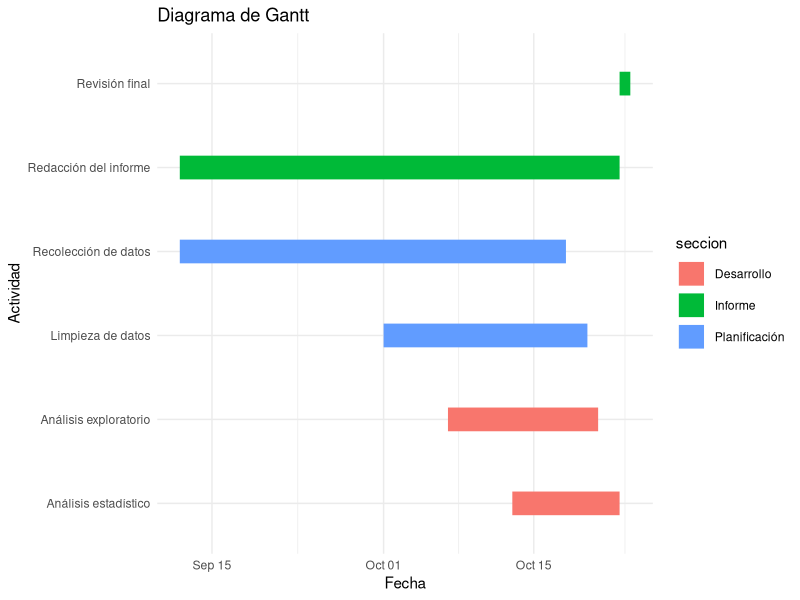
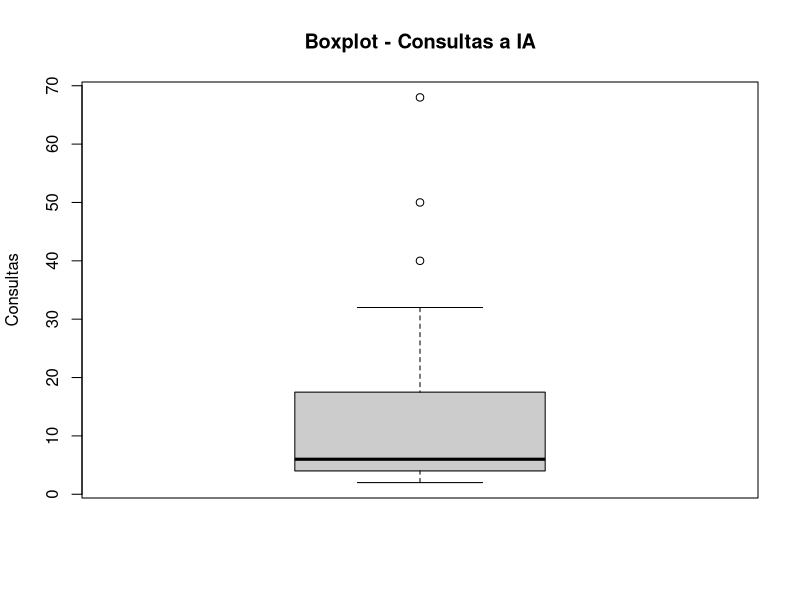
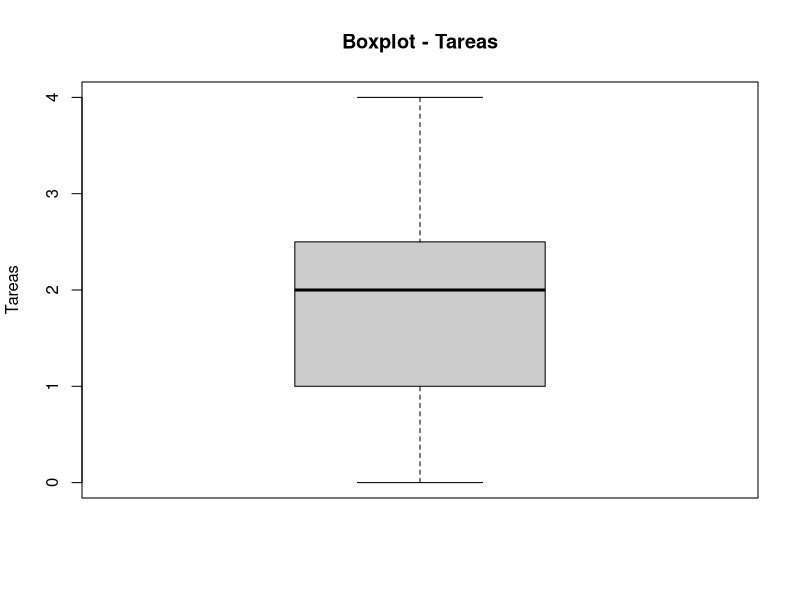
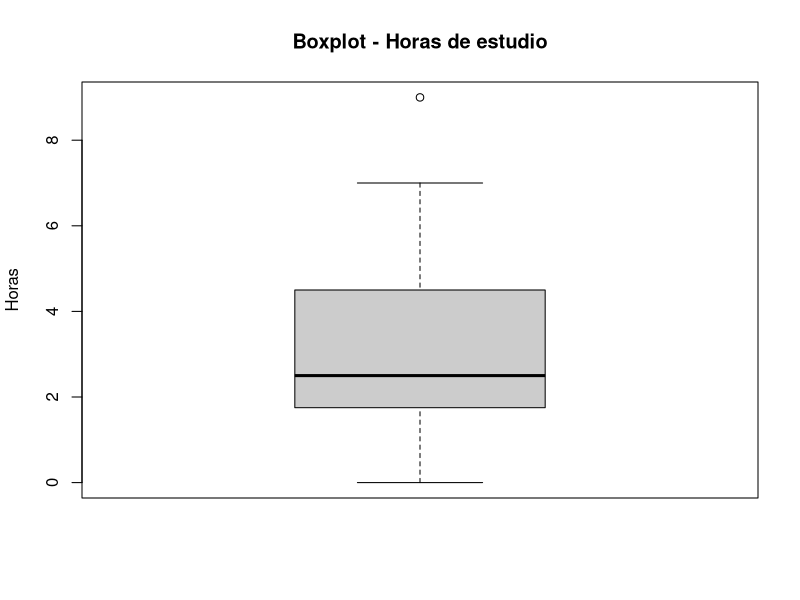
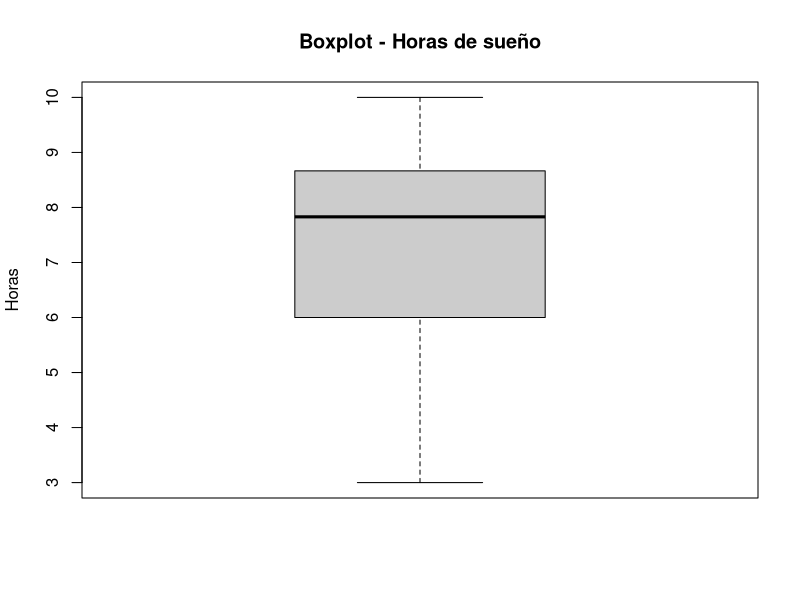
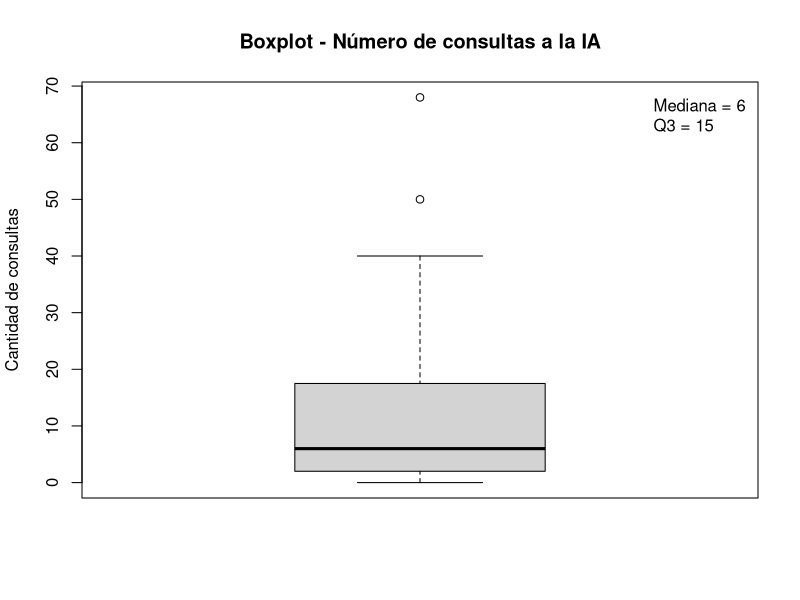
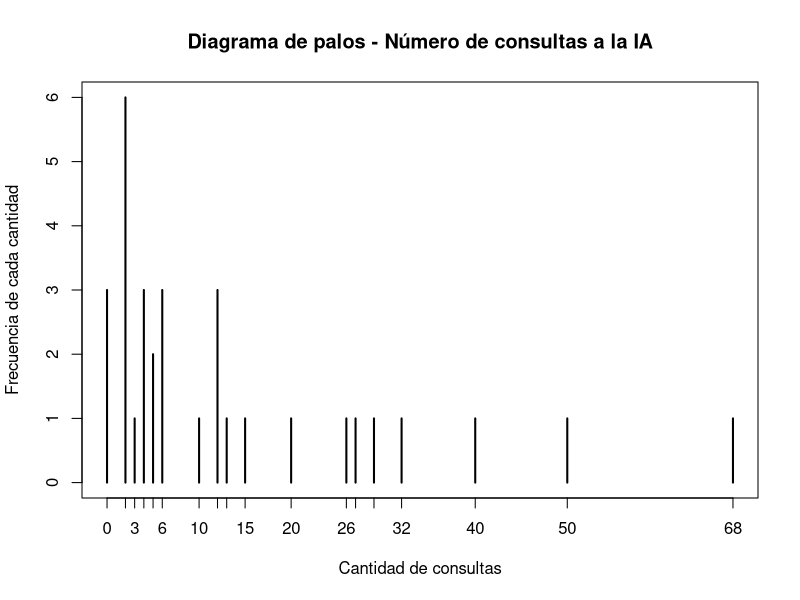
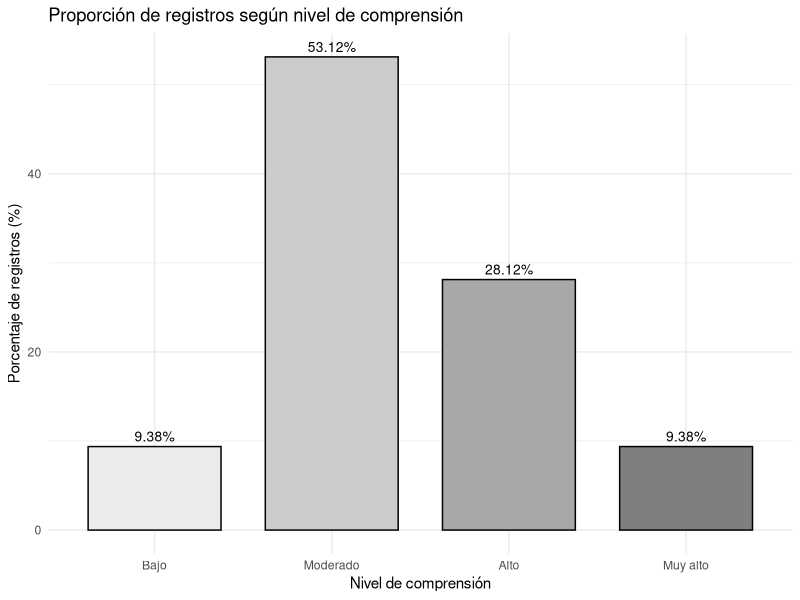

Generate these figures, in order, with R:
## ---- chunk 1
library(ggplot2)

tareas <- data.frame(
  tarea = c(
    "Recolección de datos",
    "Limpieza de datos",
    "Análisis exploratorio",
    "Análisis estadístico",
    "Redacción del informe",
    "Revisión final"
  ),
  inicio = as.Date(c(
    "2026-09-12", "2026-10-01", "2026-10-07", "2026-10-13", "2026-09-12", "2026-10-23"
  )),
  fin = as.Date(c(
    "2026-10-18", "2026-10-20", "2026-10-21", "2026-10-23", "2026-10-23", "2026-10-24"
  )),
  seccion = c(
    "Planificación",
    "Planificación",
    "Desarrollo",
    "Desarrollo",
    "Informe",
    "Informe"
  )
)

ggplot(tareas,
       aes(x = inicio,
           xend = fin,
           y = tarea,
           yend = tarea,
           color = seccion)) +
  geom_segment(linewidth = 8) +
  labs(title = "Diagrama de Gantt",
       x = "Fecha",
       y = "Actividad") +
  theme_minimal()
## ---- chunk 2
library(readr)
library(dplyr)
library(tidyverse)
library(ggplot2)

DF <- read_csv("RespuestasDiario.csv")
## ---- chunk 3
names(DF)
DFL <- DF
## ---- chunk 4
DFL %>% rename(hora = `Marca temporal`
               , consultas = `¿Cuántas consultas a una IA realizaste hoy?`
               , uso = `¿Cuál fue el uso principal que le diste a la IA hoy?`
               , satisfaccion = `¿Qué nivel de satisfacción tienes con tu avance académico de hoy?`
               , tareas = `¿En cuántas tareas de hoy el uso de la IA te ahorró tiempo?`
               , curso = `¿Cuál es el código del curso sobre el que hiciste la mayoría de tus consultas a la IA hoy?`
               , estudio = `¿Cuántas horas efectivas de estudio acumulaste el día de hoy?`
               , sueno = `¿Cuántas horas dormiste la noche pasada?`
               , comprension = `¿Qué nivel de comprensión tuviste de las actividades académicas que realizaste hoy?`
               , email = `Dirección de correo electrónico`) -> DFL
## ---- chunk 5
DFL <- DFL[, c("hora", "consultas", "uso", "satisfaccion", "tareas", "curso", "estudio", "sueno", "comprension", "email")]
names(DFL)
## ---- chunk 6
DFAuxiliar <- read_csv("CorreosGrupo.csv")
## ---- chunk 7
DFL <- inner_join(DFL, DFAuxiliar, by = "email")
## ---- chunk 8
dim(DFL)
head(DFL)
sapply(DFL, class)
## ---- chunk 9
colSums(is.na(DFL))
## ---- chunk 10
round(colSums(is.na(DFL)) / nrow(DFL) * 100, 2)
## ---- chunk 11
sum(DFL$consultas == 0, na.rm = TRUE)
## ---- chunk 12
sum(DFL$tareas == 0, na.rm = TRUE)
## ---- chunk 13
sum(DFL$estudio == 0, na.rm = TRUE)
## ---- chunk 14
sum(DFL$sueno == 0, na.rm = TRUE)
## ---- chunk 15
unique(DFL$comprension)
## ---- chunk 16
length(unique(DFL$sueno))
unique(DFL$sueno)
## ---- chunk 17
length(unique(DFL$estudio))
unique(DFL$estudio)
## ---- chunk 18
length(unique(DFL$curso))
## ---- chunk 19
length(unique(DFL$tareas))
sort(unique(DFL$tareas))
## ---- chunk 20
unique(DFL$satisfaccion)
## ---- chunk 21
length(unique(DFL$uso))
## ---- chunk 22
length(unique(DFL$consultas))
## ---- chunk 23

#Se hace el filtrado por horas teniendo en cuenta que se guarda en el formato de 24 horas por lo que solo acotamos desde 21.5 o sea 9:30 

DFL1<-DFL%>%filter(!(((hour(dmy_hms(hora)) + minute(dmy_hms(hora))/60) < 21.5))) %>% 

# en caso de superesswarnings es para evitar que arroje errores en consultas debido a que permite ingreso de datos vacíos por lo que se trata de convertir a numero y de ahí vemos si es NA e invirtiendo mediante ! para quedarnos con los que si cumplan eso  
  
filter(!is.na(suppressWarnings(as.numeric(consultas))), 

# Repetimos el mismo tipo de filtrado con respecto a la variable tareas, sueno y estudio 

!is.na(suppressWarnings(as.numeric(tareas))),                                   
!is.na(suppressWarnings(as.numeric(estudio))),                           !is.na(suppressWarnings(as.numeric(sueno))))%>% 
  
#verificamos que las consultas y tareas sean números enteros 

filter(as.numeric(consultas)%%1==0, 
       as.numeric(tareas)%%1==0)

## ---- chunk 24
  DF2<-DFL1%>%mutate(
  
  # se arma el primer filtro para normalizar uso
  uso_= chartr("áéíóúÁÉÍÓÚ", "aeiouAEIOU", tolower(uso)),
  
  # el segundo filtro para la búsqueda de palabras clave 
  usoC= str_detect(uso_,regex("\\b(ia|no|use|ningun[oa])\\b",ignore_case = TRUE)),
  
  # el tercer filtro ayuda a buscar datos no validos y validar los mismos
  cursoC = is.na(curso) | str_detect(curso, "^[ -]*$") | 
  str_detect(curso, "^[A-Za-z]{2}\\d{4}$"),
  
  # el cuarto filtro verifica las consultas y une con validacion de curso
  filtro=!usoC&cursoC&(as.numeric(consultas)>0|as.numeric(tareas)>0),
  
  # se aplica el filtro para cada dato relacionado
  uso = if_else(filtro, uso,NA_character_),
  
  consultas=if_else(filtro,consultas,NA_integer_),   
  
  tareas= if_else(filtro,tareas,NA_integer_),
  
  curso = if_else(filtro,curso,NA_character_)
  ) %>% select(-filtro, -usoC,-cursoC,-uso_)  
# después se borra las columnas auxiliares     
DF2$curso<-toupper(DF2$curso)
DF2$uso<-tolower(DF2$uso)
## ---- chunk 25
# Número de consultas a IA
boxplot(DF2$consultas,
        main = "Boxplot - Consultas a IA",
        ylab = "Consultas",
        col = "gray80")

boxplot.stats(DF2$consultas)$out
## ---- chunk 26
# Número de tareas donde la IA ahorró tiempo
boxplot(DF2$tareas,
        main = "Boxplot - Tareas",
        ylab = "Tareas",
        col = "gray80")

boxplot.stats(DF2$tareas)$out
## ---- chunk 27
# Horas efectivas de estudio
boxplot(DF2$estudio,
        main = "Boxplot - Horas de estudio",
        ylab = "Horas",
        col = "gray80")
        
boxplot.stats(DF2$estudio)$out
## ---- chunk 28
# Horas de sueño
boxplot(DF2$sueno,
        main = "Boxplot - Horas de sueño",
        ylab = "Horas",
        col = "gray80")

boxplot.stats(DF2$sueno)$out
## ---- chunk 29
# Variabilidad de las consultas
range(DF2$consultas, na.rm = TRUE)
var(DF2$consultas, na.rm = TRUE)
sd(DF2$consultas, na.rm = TRUE)
IQR(DF2$consultas, na.rm = TRUE)
sd(DF2$consultas, na.rm = TRUE) / mean(DF2$consultas, na.rm = TRUE)
## ---- chunk 30
# Variabilidad de las tareas
range(DF2$tareas, na.rm = TRUE)
var(DF2$tareas, na.rm = TRUE)
sd(DF2$tareas, na.rm = TRUE)
IQR(DF2$tareas, na.rm = TRUE)
sd(DF2$tareas, na.rm = TRUE) / mean(DF2$tareas, na.rm = TRUE)
## ---- chunk 31
# Variabilidad de las horas de estudio
range(DF2$estudio, na.rm = TRUE)
var(DF2$estudio, na.rm = TRUE)
sd(DF2$estudio, na.rm = TRUE)
IQR(DF2$estudio, na.rm = TRUE)
sd(DF2$estudio, na.rm = TRUE) / mean(DF2$estudio, na.rm = TRUE)
## ---- chunk 32
# Variabilidad de las horas de sueño
range(DF2$sueno, na.rm = TRUE)
var(DF2$sueno, na.rm = TRUE)
sd(DF2$sueno, na.rm = TRUE)
IQR(DF2$sueno, na.rm = TRUE)
sd(DF2$sueno, na.rm = TRUE) / mean(DF2$sueno, na.rm = TRUE)
## ---- chunk 33
# Frecuencia del principal uso de IA (de mayor a menor)
length(unique(na.omit(DF2$uso)))
head(sort(table(DF2$uso), decreasing = TRUE), 4)
round(head(sort(prop.table(table(DF2$uso)), decreasing = TRUE), 4) * 100, 2)
## ---- chunk 34
# Frecuencia del nivel de satisfacción
table(DF2$satisfaccion)
prop.table(table(DF2$satisfaccion)) * 100
## ---- chunk 35
# Frecuencia del nivel de comprensión (en su orden natural)
niveles <- c("Muy bajo", "Bajo", "Moderado", "Alto", "Muy alto")
table(factor(DF2$comprension, levels = niveles))
prop.table(table(factor(DF2$comprension, levels = niveles))) * 100
## ---- chunk 36
tabla_NA <- data.frame(
  Variable = names(DF2),
  Cantidad_NA = colSums(is.na(DF2)),
  Porcentaje_NA = round(colSums(is.na(DF2)) / nrow(DF2) * 100, 2),
  row.names = NULL
)
tabla_NA
## ---- chunk 37
#Revisamos si los NAs están en una mismo registro
table(rowSums(is.na(DF2)))
#Impacto si eliminamos los NAs
nrow(DF2)
nrow(na.omit(DF2))
round((1 - nrow(na.omit(DF2)) / nrow(DF2)) * 100, 2)
## ---- chunk 38
# DF2 sale de DFL1 sin filtrar filas, recuperamos de DFL1 los valores que el Paso 3 convirtió a NA
nrow(DFL1) == nrow(DF2)

diagnostico <- DF2 %>%
  mutate(
    # Valores originales, antes del Paso 3
    consultas_orig = as.numeric(DFL1$consultas),
    tareas_orig    = as.numeric(DFL1$tareas),
    uso_orig       = as.character(DFL1$uso),
    curso_orig     = as.character(DFL1$curso),

    # ¿El estudiante declaró alguna actividad con IA ese día?
    hubo_actividad = consultas_orig > 0 | tareas_orig > 0,

    # Motivo por el que el registro quedó incompleto
    motivo = case_when(
      !is.na(uso)     ~ "Completo",
      !hubo_actividad ~ "Sin uso de IA",
      consultas_orig == 0 & is.na(uso_orig) ~ "Sin uso de IA",
      TRUE            ~ "Curso fuera de formato"
    )
  )

table(diagnostico$motivo)
## ---- chunk 39
# Perfil de cada grupo según las consultas que realmente declararon
diagnostico %>%
  filter(motivo != "Completo") %>%
  group_by(motivo) %>%
  summarise(
    n = n(),
    consultas_min   = min(consultas_orig),
    consultas_max   = max(consultas_orig),
    consultas_media = round(mean(consultas_orig), 1)
  )
## ---- chunk 40
DF_GesNulos <- diagnostico %>%
  mutate(
    #Indicador de uso de IA, según el motivo y no según si había NA
    uso_ia = factor(if_else(motivo != "Sin uso de IA", "Usó IA", "No usó IA"),
                    levels = c("Usó IA", "No usó IA")),

    # Si no usó IA, el valor verdadero es 0 
    # Cuantitativas discretas: 
    consultas = if_else(motivo == "Sin uso de IA", 0, consultas_orig),
    consultas= as.integer(consultas),
    tareas    = if_else(motivo == "Sin uso de IA", 0, tareas_orig),
    tareas= as.integer(tareas),
    # Cualitativa nominal
    uso   = if_else(motivo == "Sin uso de IA", "No usó IA", uso_orig),
    uso = factor(uso,levels=unique(uso)),
    

  # Solo el curso se marca como inválido; el resto de datos se conserva
    curso = case_when(
      motivo == "Sin uso de IA"          ~ "No aplica",
      motivo == "Curso fuera de formato" ~ "Sin código válido",
      TRUE                               ~ curso_orig
    ),
      curso = factor(curso,levels=unique(curso)),

    # Cuantitativas continuas
    estudio = as.numeric(estudio),
    sueno   = as.numeric(sueno),

    # Ordinal con levels
    comprension = factor(comprension,
                         levels = c("Muy bajo", "Bajo", "Moderado", "Alto", "Muy alto"),
                         ordered = TRUE),

    satisfaccion = factor(satisfaccion, levels = 1:5, ordered = TRUE),

    # Identificador
    Grupo = factor(Grupo)
  ) %>%
# Se borran las columnas que solo sirvieron para el diagnóstico
  select(-consultas_orig, -tareas_orig, -uso_orig, -curso_orig,
         -hubo_actividad, -motivo)
## ---- chunk 41
# Verificamos que no quede ningún NA ni se hayan perdido filas
sum(is.na(DF_GesNulos))
nrow(DF_GesNulos)
table(DF_GesNulos$uso_ia)
## ---- chunk 42
DF3 <- DF_GesNulos %>%
  select(consultas, uso, satisfaccion, tareas, curso,
         estudio, sueno, comprension, uso_ia)

    dim(DF3)
    sapply(DF3, function(x) class(x)[1])
    sum(is.na(DF3))
## ---- chunk 43
# Cuántas observaciones sobreviven a cada etapa del proceso
trazabilidad <- data.frame(
  Etapa = c("Base cruda (DF)", "Subset y join (DFL)", "Normalización (DFL1)",
            "Criterios (DF2)", "Gestión de nulos (DF3)"),
  Observaciones = c(nrow(DF), nrow(DFL), nrow(DFL1), nrow(DF2), nrow(DF3))
)
# Qué porcentaje de la base original representa cada etapa
trazabilidad$Retencion <- round(trazabilidad$Observaciones / nrow(DF) * 100, 2)
trazabilidad
## ---- chunk 44
# Mismo diagnóstico del Paso 1, ahora sobre la base limpia.
radiografia <- data.frame(
  Variable = names(DF3),
  Tipo = sapply(DF3, function(x) class(x)[1]),
  NA_total = colSums(is.na(DF3)),
  Porcentaje_NA = round(colSums(is.na(DF3)) / nrow(DF3) * 100, 2),
  Unicos = sapply(DF3, function(x) length(unique(x))),
  row.names = NULL
)
radiografia
## ---- chunk 45
# Conteo de ceros en cada numérica
sum(DF3$consultas == 0)
sum(DF3$tareas == 0)
sum(DF3$estudio == 0)
sum(DF3$sueno == 0)
## ---- chunk 46
# Verificamos que ninguna numérica se salga de los rangos del codebook.

data.frame(
  Variable = c("consultas", "tareas", "estudio", "sueno"),
  Restriccion = c("x >= 0", "x >= 0", "x >= 0", "0 <= x <= 24"),
  Minimo = c(min(DF3$consultas), min(DF3$tareas), min(DF3$estudio), min(DF3$sueno)),
  Maximo = c(max(DF3$consultas), max(DF3$tareas), max(DF3$estudio), max(DF3$sueno)),
  Cumple = c(all(DF3$consultas >= 0), all(DF3$tareas >= 0), all(DF3$estudio >= 0),
             all(DF3$sueno >= 0 & DF3$sueno <= 24))
)
## ---- chunk 47
# Filas idénticas en todas sus columnas
sum(duplicated(DF_GesNulos))
# El diseño es longitudinal, cada estudiante debe tener un solo registro por día.
DF_GesNulos %>%
  mutate(fecha = substr(hora, 1, 10)) %>%
  count(email, fecha) %>%
  filter(n > 1)
## ---- chunk 48
# Observaciones limpias que aportó cada grupo
DF_GesNulos %>% count(Grupo)
## ---- chunk 49
# Filtro sobre nuestro grupo
GRUPO <- 6
DF3_grupo <- DF_GesNulos %>% filter(Grupo == GRUPO)

nrow(DF3_grupo)
DF3_grupo %>% count(email)
## ---- chunk 50
n_distinct(DF_GesNulos$email)
## ---- chunk 51
sd(DF3$consultas, na.rm = T) / abs(mean(DF3$consultas, na.rm = T))
## ---- chunk 52
boxplot(DF3$consultas,
        main = "Boxplot - Número de consultas a la IA",
        ylab = "Cantidad de consultas")
legend("topright",
       legend = paste("Mediana =", median(DF3$consultas, na.rm = TRUE), "\nQ3 =", quantile(DF3$consultas, 0.75, na.rm = T, type = 3)), bty = "n")
## ---- chunk 53
plot(table(DF3$consultas),
        main = "Diagrama de palos - Número de consultas a la IA",
        xlab = "Cantidad de consultas",
        ylab = "Frecuencia de cada cantidad")
## ---- chunk 54
table(DF3$comprension)
round(prop.table(table(DF3$comprension)) * 100, 2)
round(cumsum(prop.table(table(DF3$comprension))) * 100, 2)
## ---- chunk 55
DF3 %>%
  count(comprension) %>%
  mutate(p = n / sum(n) * 100) %>%
  ggplot(aes(x = comprension, y = p, fill = comprension)) +
  geom_col(color = "black", width = 0.75) +
  geom_text(aes(label = paste0(round(p, 2), "%")), vjust = -0.5, size = 3.5) +
  scale_fill_manual(values = c("gray92", "gray80", "gray66", "gray50", "gray35")) +
  labs(title = "Proporción de registros según nivel de comprensión",
       x = "Nivel de comprensión", y = "Porcentaje de registros (%)") +
  theme_minimal() +
  theme(legend.position = "none")
## ---- chunk 56
summary(DF3$sueno)
round(sd(DF3$sueno),2)
IQR(DF3$sueno)
round(sd(DF3$sueno) / mean(DF3$sueno),2) #CV
## ---- chunk 57
boxplot(DF3$sueno,
        main = "Horas de sueño",
        ylab = "Horas",
        col = "gray80")
## ---- chunk 58
hist(DF3$sueno,
     main = "Horas de sueño",
     xlab = "Horas",
     col = "gray80",
     ylab = "Frecuencia")
axis(1, at = 0:ceiling(max(DF3$sueno)))
abline(v = mean(DF3$sueno, na.rm = TRUE), col = "firebrick", lwd = 2, lty = 2)
legend("topright",
       legend = paste("Media =", round(mean(DF3$sueno, na.rm = TRUE), 2)),
       col = "firebrick", lty = 2, lwd = 2, bty = "n")
## ---- chunk 59
boxplot(consultas ~ satisfaccion, data = DF3,
        main = "Nivel de satisfacción vs Número de consultas",
        xlab = "Nivel de satisfacción",
        ylab = "Cantidad de consultas",
        varwidth = T)
## ---- chunk 60
quantile(DF3$consultas[DF3$satisfaccion == 3], 0.3, na.rm = T, type = 3)
quantile(DF3$consultas[DF3$satisfaccion == 4], 0.3, na.rm = T, type = 3)
quantile(DF3$consultas[DF3$satisfaccion == 5], 0.3, na.rm = T, type = 3)
## ---- chunk 61
cor.test(DF3$consultas,DF3$estudio,method="spearman")
## ---- chunk 62
ggplot(DF3, aes(x = consultas, y = estudio)) +
  geom_point(color = "navy", size = 2.5) +
  labs(
    title = "Consultas vs. horas de estudio",
    x = "Consultas a la IA",
    y = "Horas de estudio"
  )
## ---- chunk 63
DFC <- DF3[DF3$uso_ia == "Usó IA", ]
DFC$curso <- toupper(DFC$curso)
DFC$uso <- as.character(DFC$uso)
DFC <- DFC[DFC$curso %in% c("CC1105", "CS2031", "CC2101", "CS2013"), ]
DFC <- DFC[DFC$uso %in% c("Resolver ejercicios", "Resumir", "Programar", "Redactar"), ]
nrow(DFC)
## ---- chunk 64
tabla <- table(DFC$curso, DFC$uso)
tabla
round(prop.table(tabla, 1) * 100, 2)
## ---- chunk 65
DFC %>%
  count(curso, uso) %>%
  group_by(curso) %>%
  mutate(p = n / sum(n) * 100) %>%
  ggplot(aes(x = curso, y = p, fill = uso)) +
  geom_col(width = 0.75) +
  geom_text(aes(label = paste0(round(p, 1), "%")),
            position = position_stack(vjust = 0.5), size = 3) +
  scale_fill_manual(values = c("gray92", "gray78", "gray64", "gray50")) +
  labs(title = "Proporción de usos de la IA según el curso",
       x = "Curso", y = "Porcentaje de registros (%)", fill = "Uso principal") +
  theme_minimal()
## ---- chunk 66
DF3 %>%
  filter(uso_ia == "Usó IA") %>%
  mutate(
    uso_g = if_else(uso %in% c("Resolver ejercicios", "Resumir",
                                "Programar", "Redactar", "No usó IA"),
                     as.character(uso), "Otros"),
    ahorro = if_else(tareas == 0, "Sin tareas ahorradas", "Con tareas ahorradas")
  ) %>%
  count(uso_g, ahorro) %>%
  tidyr::pivot_wider(names_from = ahorro, values_from = n, values_fill = 0) %>%
  {
    tabla <- .[, c("uso_g", "Sin tareas ahorradas", "Con tareas ahorradas")]
    m <- t(as.matrix(tabla[, -1]))
    colnames(m) <- tabla$uso_g
    barplot(m,
            main = "Tareas ahorradas según el uso de IA",
            ylab = "Cantidad de registros",
            xlab = "Uso principal",
            col = c("gray85", "gray45"))
    legend("topleft",
           legend = c("Sin ahorro", "Con ahorro"),
           fill = c("gray85", "gray45"),
           cex = 0.8)
  }
## ---- chunk 67
DF3 %>%
  filter(uso_ia == "Usó IA") %>%
  mutate(uso_g = if_else(uso %in% c("Resolver ejercicios", "Resumir",
                                     "Programar", "Redactar", "No usó IA"),
                          as.character(uso), "Otros")) %>%
  group_by(uso_g) %>%
  summarise(
    registros   = n(),
    ta_ahorrada = round(mean(tareas > 0, na.rm = TRUE) * 100,2),

  ) %>%
  rename(Uso = uso_g)
## ---- chunk 68
boxplot(sueno ~ comprension, data = DF3,
        main = "Sueño según comprensión",
        xlab = "Comprensión",
        ylab = "Horas de sueño",
        col = c("gray92", "gray80", "gray66", "gray50", "gray35"))
abline(h = mean(DF3$sueno, na.rm = TRUE), col = "firebrick", lwd = 2, lty = 2)
legend("topright",
       legend = paste("Media =", round(mean(DF3$sueno, na.rm = TRUE), 2)),
       col = "firebrick", lty = 2, lwd = 2, bty = "n")
## ---- chunk 69
DF3%>%group_by(comprension)%>% summarise(n=n(),
    Q1= quantile(sueno, 0.25, na.rm = TRUE),
    Mediana = quantile(sueno, 0.5 ,na.rm = TRUE),
    Q3= quantile(sueno, 0.75, na.rm = TRUE),
    RIC     = IQR(sueno, na.rm = TRUE),
    Media = mean(sueno,na.rm=TRUE),
    CV = (sd(sueno,na.rm=TRUE)/mean(sueno,na.rm=TRUE))
                                         )
## ---- chunk 70
GRUPO <- 6
DF3_grupo <- DF_GesNulos %>% filter(Grupo == GRUPO)
nrow(DF3_grupo)
## ---- chunk 71
consultas_cat <- cut(DF3$consultas,
                     breaks = c(0, 1, 11, 21, 31, Inf),
                     right = FALSE,
                     labels = c("Sin uso", "Bajo", "Moderado",
                                "Frecuente", "Muy frecuente"))

frec_con <- table(consultas_cat)
prob_con <- prop.table(frec_con)
frec_con
round(prob_con, 4)
## ---- chunk 72
sum(prob_con)
## ---- chunk 73
barplot(prob_con,
        main = "Probabilidad empírica del nivel de uso de IA",
        xlab = "Nivel de uso (según número de consultas)",
        ylab = "Probabilidad",
        col = "gray70",
        ylim = c(0, 0.6))
## ---- chunk 74
frec_sat <- table(DF3$satisfaccion)
prob_sat <- prop.table(frec_sat)
frec_sat
round(prob_sat, 4)
## ---- chunk 75
sum(prob_sat)
## ---- chunk 76
barplot(prob_sat,
        main = "Probabilidad empírica de la variable satisfacción",
        xlab = "Nivel de satisfacción (1 = muy baja, 5 = muy alta)",
        ylab = "Probabilidad",
        col = "gray70",
        ylim = c(0, 0.6))
## ---- chunk 77
P_A = nrow(DF3 %>% filter(comprension == "Alto")) / nrow(DF3)
paste("Probabilidad de A:", P_A)
## ---- chunk 78
P_B = nrow(DF3 %>% filter(5 <= consultas & consultas <= 15)) / nrow(DF3)
paste("Probabilidad de B:", P_B)
## ---- chunk 79
P_A_dado_B = nrow(DF3 %>% filter(5 <= consultas & consultas <= 15 & comprension == "Alto")) / nrow(DF3 %>% filter(5 <= consultas & consultas <= 15))

P_A_dado_B
## ---- chunk 80
P_A_inter_B<- nrow(DF3 %>% filter(5 <= consultas & consultas <= 15 & comprension == "Alto")) / nrow(DF3)
round(P_A_inter_B,2) == round(P_A* P_B,2)
round(P_A_inter_B,3) == round(P_A* P_B,3)
P_A_dado_B==P_A
## ---- chunk 81

P_A_U_B<-P_A+P_B-P_A_inter_B
P_A_comp<-1-P_A
P_B_comp<-1-P_B

#leyes de morgan

P_A_U_B_comp<-1-P_A_U_B
P_A_inter_B_comp<-1-P_A_inter_B
P_A_U_B
P_A_comp
P_B_comp
P_A_U_B_comp
P_A_inter_B_comp
## ---- chunk 82
P_B_dado_A = nrow(DF3 %>% filter(5 <= consultas & consultas <= 15 & comprension == "Alto")) / nrow(DF3 %>% filter(comprension == "Alto"))

P_B_dado_A
## ---- chunk 83
P_B_dado_noA = nrow(DF3 %>% filter(5 <= consultas & consultas <= 15 & comprension != "Alto")) / nrow(DF3 %>% filter(comprension != "Alto"))

P_B_dado_noA
## ---- chunk 84
( P_B_dado_A * P_A ) / ( P_B_dado_A * P_A + P_B_dado_noA * P_A_comp)
## ---- chunk 85
P_A_dado_B
## ---- chunk 86
exito <- DF3$consultas > 20
p <- mean(exito)
q <- 1 - p
## ---- chunk 87
N <- length(exito)
k_all <- 1:N
pmf <- dgeom(k_all - 1, p)
cdf_izq <- pgeom(k_all - 1, p)        # P(X <= k)
cdf_der <- q^(k_all - 1)              # P(X >= k)
sum(pmf)                              # validación: ≈ 1

espera <- diff(c(0, which(exito)))
ks <- 1:10
emp <- sapply(ks, function(i) mean(espera == i))

par(mfrow = c(1, 2))

# Distribución completa (1 a N)
plot(k_all, pmf, type = "h", xlab = "k", ylab = "P(X = k)",
     main = "Distribución completa (1 a N)")

# Zoom: teórica vs. empírica
plot(ks, pmf[ks], type = "h", lwd = 3, xlab = "k", ylab = "P(X = k)",
     ylim = c(0, max(pmf[ks], emp)),
     main = "Zoom: teórica vs. empírica")
points(ks, emp, pch = 16, col = "firebrick")
abline(v = 1/p, lty = 2, col = "gray40")
legend("topright", legend = c("Teórica", "Empírica", "E(X)"),
       lty = c(1, NA, 2), pch = c(NA, 16, NA),
       col = c("black", "firebrick", "gray40"), bty = "n")

par(mfrow = c(1, 1))
## ---- chunk 88
# Acumulada hacia la izquierda
plot(ks, cdf_izq[ks], type = "s", xlab = "k", ylab = "P(X <= k)",
     main = "Acumulada hacia la izquierda")
## ---- chunk 89
# Acumulada hacia la derecha
plot(ks, cdf_der[ks], type = "s", xlab = "k", ylab = "P(X >= k)",
     main = "Acumulada hacia la derecha")
## ---- chunk 90
data.frame(k = ks, `P(X=k)` = round(pmf[ks], 4), empirica = round(emp, 4),
           `P(X<=k)` = round(cdf_izq[ks], 4), `P(X>=k)` = round(cdf_der[ks], 4),
           check.names = FALSE)
## ---- chunk 91
n_tar <- 10
p_tar <- mean(DF3$tareas >= 3)
p_tar
## ---- chunk 92
E_tar <- n_tar * p_tar
V_tar <- n_tar * p_tar * (1 - p_tar)
SD_tar <- sqrt(V_tar)
CV_tar <- SD_tar / E_tar
## ---- chunk 93
dbinom(3, n_tar, p_tar)
## ---- chunk 94
pbinom(2, n_tar, p_tar)
## ---- chunk 95
set.seed(6)
mezcla <- sample(DF3$tareas)
n_grupos <- floor(length(mezcla) / 10)
grupos <- matrix(mezcla[1:(n_grupos * 10)] >= 3, nrow = 10)
exitos <- colSums(grupos)
mean(exitos)
## ---- chunk 96
teorica <- dbinom(0:10, n_tar, p_tar)
empirica <- table(factor(exitos, levels = 0:10)) / length(exitos)

barplot(rbind(teorica, empirica),
        beside = TRUE,
        names.arg = 0:10,
        col = c("gray40", "gray80"),
        legend.text = c("Binomial", "Datos"),
        main = "Binomial vs. datos",
        xlab = "Número de registros con 3 o más tareas (de 10)",
        ylab = "Probabilidad")
## ---- chunk 97
#Datos basicos 
media_ <- mean(DF3$sueno,na.rm=TRUE)
mediana_<-median(DF3$sueno,na.rm=TRUE)
var_<-var(DF3$sueno,na.rm=TRUE)
sd_ <- sd(DF3$sueno,na.rm=TRUE)
lambda_ <- 1 / media_  
min_ <- min(DF3$sueno,na.rm=TRUE)
max_ <- max(DF3$sueno,na.rm=TRUE)

cv_<-(sd_/media_)*100

# con probability= TRUE sirve para el cambio de escala para que represente la densidad de probabilidad 

hist(DF3$sueno, probability = TRUE, col = "lightgray", border = "white", 
     main = "Distribuciones Continuas",
     xlab = "Horas de sueño", ylab = "Densidad")


# Curva Normal

#el uso de dnorm() es la funcion de densidad de la probabilidad normal el cual usa x que es la variable independiente, despues el caso de from y to definen los limites de calculo y dibujo

curve(dnorm(x, mean = media_, sd = sd_), col = "forestgreen", lwd = 2, add = TRUE, from = min_, to = max_)

# Curva Exponencial

# el uso de lambda es debido a la teoria que relaciona la media y la tasa 

curve(dexp(x, rate = lambda_), col = "dodgerblue", lwd = 2, add = TRUE, from = min_, to = max_)

# Curva Uniforme 

# El uso de min y max es debido a la propia formula de la densidad de probabilidad 

curve(dunif(x, min = min_, max = max_), col = "purple", lwd = 2, add = TRUE, from = min_, to = max_)
## ---- chunk 98
#simetria
mediana_
media_
## ---- chunk 99
cv_
## ---- chunk 100
max_-min_
sd_*sqrt(12)

sd_^2
((max_-min_)^2)/12
## ---- chunk 101
sd_
media_
## ---- chunk 102
prob_4_teo<-pnorm(q=4,mean=media_, sd=sd_)
prob_4_teo
## ---- chunk 103
prob_4_empirica<-mean(DF3$sueno<=4,na.rm=TRUE)
prob_4_empirica

prob_4_empirica-prob_4_teo
## ---- chunk 104
estudio <- DF3$estudio

media_estudio <- mean(estudio, na.rm = TRUE)
min_estudio <- min(estudio, na.rm = TRUE)
max_estudio <- max(estudio, na.rm = TRUE)
prom_estudio <- mean(estudio, na.rm = TRUE)
std_estudio <- sd(estudio, na.rm = TRUE)
lambda_estudio <- 1 / media_estudio

hist(estudio, probability = TRUE,
     main = "Distribuciones Continuas VS Densidad Muestral",
     xlab = "Número de horas diarias de estudio", ylab = "Densidad muestral")

# Normal
curve(dnorm(x, mean = media_estudio, sd = std_estudio), col = "forestgreen", lwd = 2, add = TRUE, from = min_estudio, to = max_estudio)

# Exponencial
curve(dexp(x, rate = lambda_estudio), col = "dodgerblue", lwd = 2, add = TRUE, from = min_estudio, to = max_estudio)

# Uniforme
curve(dunif(x, min = min_estudio, max = max_estudio), col = "purple", lwd = 2, add = TRUE, from = min_estudio, to = max_estudio)

legend("topright", legend = c("Distribución Normal", "Distribución Exponencial", "Distribución Uniforme"),
       col = c("forestgreen", "dodgerblue", "purple"), lwd = c(3, 3, 3), lty = c(1, 1, 1))
## ---- chunk 105
paste("Esperanza Uniforme:", (min_estudio + max_estudio) / 2)
paste("Promedio Muestral:", prom_estudio)
## ---- chunk 106
paste("Varianza Uniforme:", (max_estudio - min_estudio)^2 / 12)
paste("Varianza Muestral:", std_estudio^2)
## ---- chunk 107
median(estudio, na.rm = T)
prom_estudio
## ---- chunk 108
paste("Esperanza Exponencial:", 1 / lambda_estudio)
paste("Promedio Muestral:", prom_estudio)
## ---- chunk 109
paste("Varianza Exponencial:", 1 / lambda_estudio^2)
paste("Varianza Muestral:", std_estudio^2)
## ---- chunk 110
pexp(8, lambda_estudio) - pexp(5, lambda_estudio)
## ---- chunk 111
nrow(DF3 %>% filter(5 < estudio & estudio <= 8)) / nrow(DF3)
